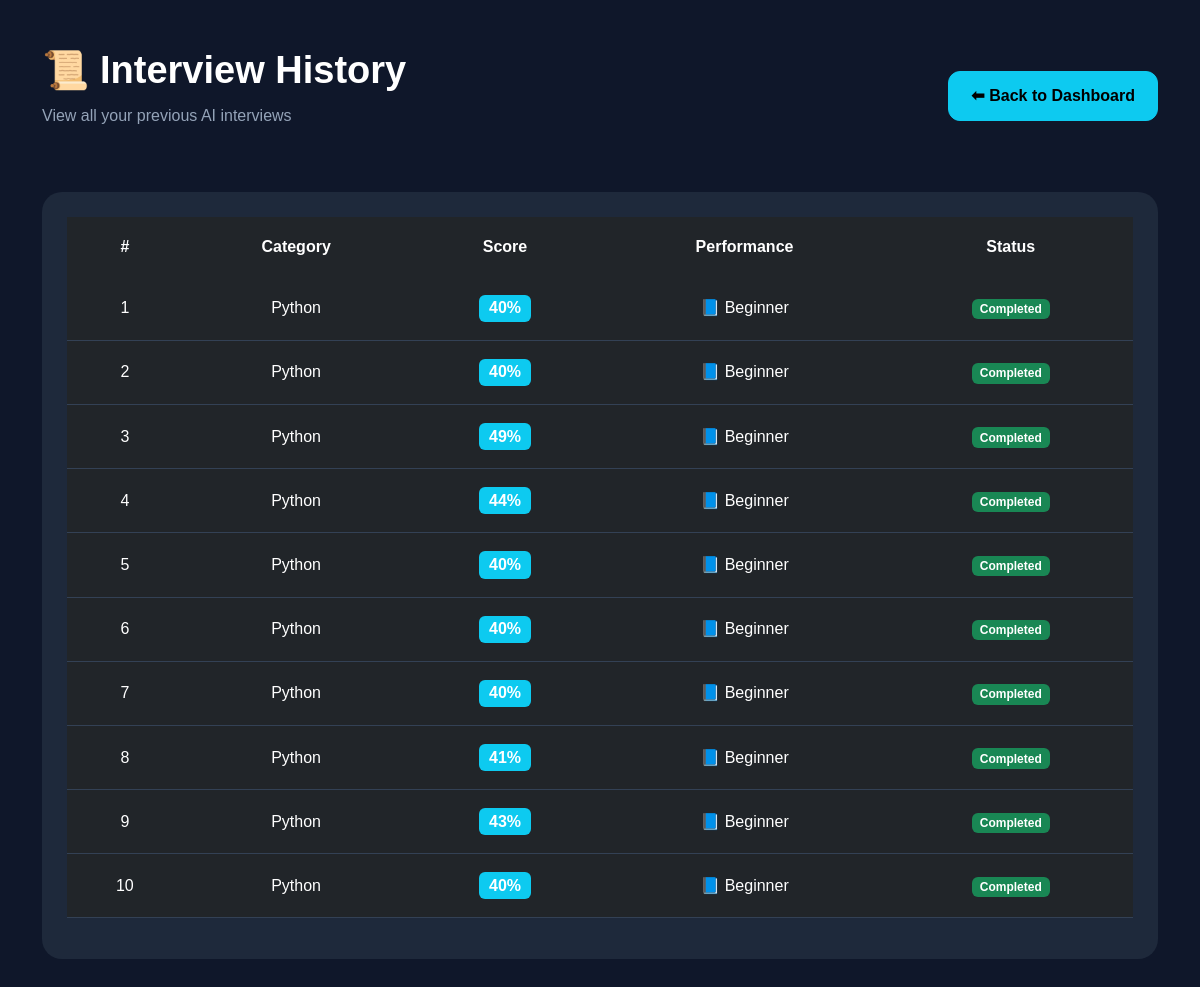
The page /history (signed in) on the database its author committed.
### models/interview_model.py (models this page shows)
class Interview(db.Model):
    id = db.Column(
        db.Integer,
        primary_key=True
    )
    user_id = db.Column(db.Integer)
    category = db.Column(db.String(100))
    score = db.Column(db.Integer)
    feedback = db.Column(db.Text)

### routes/interview_routes.py (the view)
@interview_bp.route('/history')
@login_required
def history():
    interviews = Interview.query.filter_by(
        user_id=current_user.id
    ).order_by(
        Interview.id.desc()
    ).all()
    return render_template(
        'history.html',
        interviews=interviews
    )

### app.py (called while the page is built)
@login_manager.user_loader
def load_user(user_id):
    return User.query.get(int(user_id))

### templates/history.html (shortened to what this page needs)
<!DOCTYPE html>
<html lang="en">
<head>
    <link
        href="https://cdn.jsdelivr.net/npm/bootstrap@5.3.3/dist/css/bootstrap.min.css"
        rel="stylesheet"
    >
    <link
        rel="stylesheet"
        href="{{ url_for('static', filename='css/style.css') }}"
    >
</head>
<body
    style="
        background:#0f172a;
        color:white;
    "
>
<div class="container py-5">
    <div
        class="
            d-flex
            justify-content-between
            align-items-center
            flex-wrap
            mb-5
        "
    >
        <div>
            <h1 class="main-title">
                📜 Interview History
            </h1>
            <p class="sub-title">
                View all your previous AI interviews
            </p>
        </div>
        <div>
            <a href="/dashboard">
                <button
                    class="btn btn-info btn-custom"
                >
                    ⬅ Back to Dashboard
                </button>
            </a>
        </div>
    </div>
    <div class="feature-card">
        <div class="table-responsive">
            <table
                class="
                    table
                    table-dark
                    table-hover
                    align-middle
                    text-center
                "
            >
                <thead>
                    <tr>
                        <th>#</th>
                        <th>Category</th>
                        <th>Score</th>
                        <th>Performance</th>
                        <th>Status</th>
                    </tr>
                </thead>
                <tbody>
                    {% for interview in interviews %}
                    <tr>
                        <td>
                            {{ loop.index }}
                        </td>
                        <td>
                            {{ interview.category }}
                        </td>
                        <td>
                            <span
                                class="
                                    badge
                                    bg-info
                                    fs-6
                                "
                            >
                                {{ interview.score }}%
                            </span>
                        </td>
                        <td>
                            {% if interview.score >= 90 %}
                                🔥 Expert
                            {% elif interview.score >= 75 %}
                                🚀 Advanced
                            {% elif interview.score >= 60 %}
                                👍 Intermediate
                            {% else %}
                                📘 Beginner
                            {% endif %}
                        </td>
                        <td>
                            <span
                                class="
                                    badge
                                    bg-success
                                "
                            >
                                Completed
                            </span>
                        </td>
                    </tr>
                    {% endfor %}
                </tbody>
            </table>
        </div>
    </div>
</div>
</body>
</html>

### static/css/style.css (style rules this page uses)
body { background: linear-gradient( 135deg, #0f172a, #111827, #1e293b ); color:white; min-height:100vh; font-family:Arial; }
.feature-card { background:#1e293b; border-radius:20px; padding:25px; transition:0.3s; height:100%; }
.main-title { font-size:38px; font-weight:bold; }
.sub-title { color:#94a3b8; margin-top:10px; }
.btn-custom { border-radius:12px; padding:12px 22px; font-weight:bold; }
.table { color:white; }
.table thead { background:#243447; }
.table th { border:none; padding:18px; }
.table td { border-color:#334155; padding:18px; }

### rows shown on the page
Interview: category "Python", score "40", shows "📘 Beginner"
Interview: category "Python", score "40", shows "📘 Beginner"
Interview: category "Python", score "49", shows "📘 Beginner"
Interview: category "Python", score "44", shows "📘 Beginner"
Interview: category "Python", score "40", shows "📘 Beginner"
Interview: category "Python", score "40", shows "📘 Beginner"
Interview: category "Python", score "40", shows "📘 Beginner"
Interview: category "Python", score "41", shows "📘 Beginner"
Interview: category "Python", score "43", shows "📘 Beginner"
Interview: category "Python", score "40", shows "📘 Beginner"
